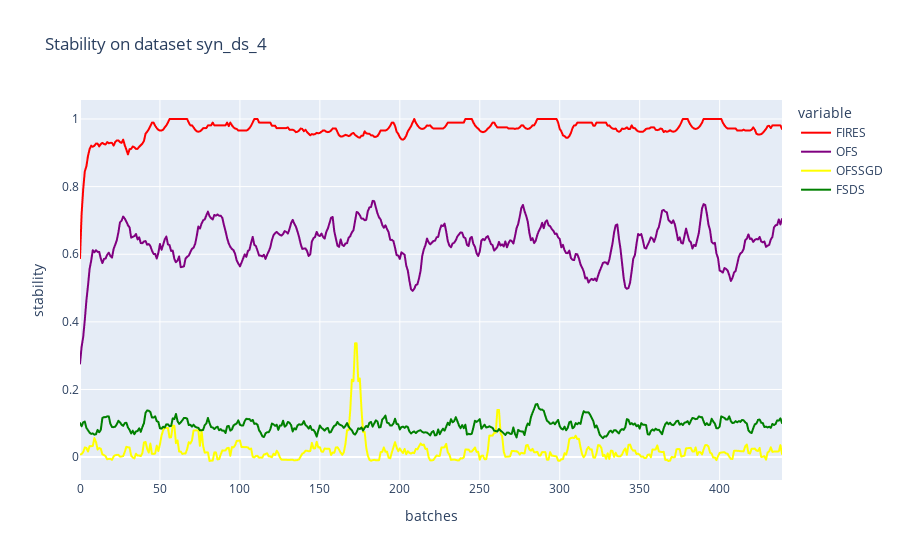

The notebook cell this image was saved under:
### Markdown cell above
### Plot all

### Code cell
# stability
title = "Stability on dataset {}".format(dataset_name)
col_names = ["FIRES", "OFS", "OFSSGD", "FSDS"]
d = {"FIRES":fires_cuda_stability, "OFS":ofs_stability, "OFSSGD":ofssgd_stability, "FSDS":fsds_stability} #"random":random_stability
df = pd.DataFrame(d, columns=col_names)
fig = px.line(df, y = col_names, title=title, labels={"index":"batches", "value":"stability"},color_discrete_map={'FIRES': 'red', 
                                                    'OFS': 'purple','FSDS': 'green', "OFSSGD":"yellow"})
fig.write_image("{}/stability.{}".format(folder, export_type))
stability_trace = fig['data']
fig.show()

### Figure 1 — Plotly figure (JSON) as saved in the notebook; plotly's stock layout.template omitted (floating-point values rounded to 4 significant figures; data arrays with more than 128 entries replaced by an {"elided": "..."} marker saying what was removed)
{"data": [{"hovertemplate": "variable=FIRES<br>batches=%{x}<br>stability=%{y}<extra></extra>", "legendgroup": "FIRES", "line": {"color": "red", "dash": "solid"}, "mode": "lines", "name": "FIRES", "showlegend": true, "type": "scattergl", "x": {"elided": "440 int values"}, "xaxis": "x", "y": {"elided": "440 float values"}, "yaxis": "y"}, {"hovertemplate": "variable=OFS<br>batches=%{x}<br>stability=%{y}<extra></extra>", "legendgroup": "OFS", "line": {"color": "purple", "dash": "solid"}, "mode": "lines", "name": "OFS", "showlegend": true, "type": "scattergl", "x": {"elided": "440 int values"}, "xaxis": "x", "y": {"elided": "440 float values"}, "yaxis": "y"}, {"hovertemplate": "variable=OFSSGD<br>batches=%{x}<br>stability=%{y}<extra></extra>", "legendgroup": "OFSSGD", "line": {"color": "yellow", "dash": "solid"}, "mode": "lines", "name": "OFSSGD", "showlegend": true, "type": "scattergl", "x": {"elided": "440 int values"}, "xaxis": "x", "y": {"elided": "440 float values"}, "yaxis": "y"}, {"hovertemplate": "variable=FSDS<br>batches=%{x}<br>stability=%{y}<extra></extra>", "legendgroup": "FSDS", "line": {"color": "green", "dash": "solid"}, "mode": "lines", "name": "FSDS", "showlegend": true, "type": "scattergl", "x": {"elided": "440 int values"}, "xaxis": "x", "y": {"elided": "440 float values"}, "yaxis": "y"}], "layout": {"legend": {"title": {"text": "variable"}, "tracegroupgap": 0}, "title": {"text": "Stability on dataset syn_ds_4"}, "xaxis": {"anchor": "y", "domain": [0, 1], "title": {"text": "batches"}}, "yaxis": {"anchor": "x", "domain": [0, 1], "title": {"text": "stability"}}}}
